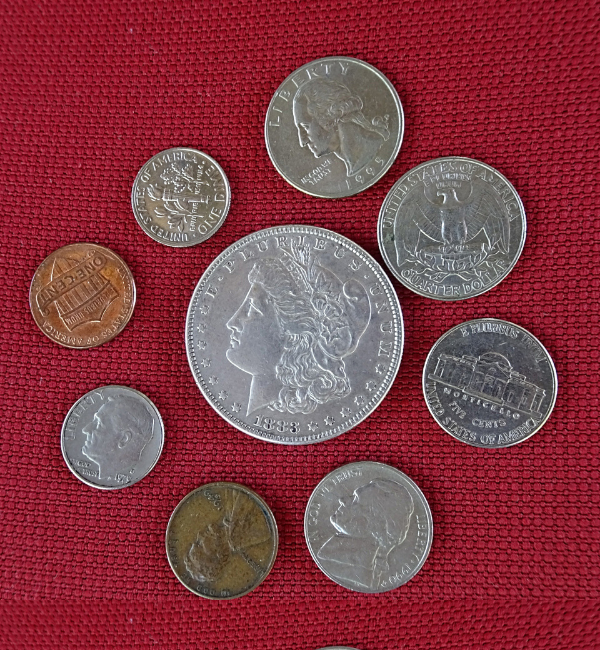
//> input picture resources_opencv/images/CoinsA.png, 600 x 650 px; the run also reads 1 picture not shown here
$ ./CoinDetection   (built with g++ and OpenCV 4)
//> lines starting //> are read from the running program, lines starting //| are printed output that depends on the picture; after the words box and inside, x2 and y2 are one past the last pixel; in counts of white or black regions, pixels touching at a corner belong together
### LearnOpenCV_course/Image_Analysis/dataPath.h

#include<string>
std::string DATA_PATH = "../resources_opencv";

### LearnOpenCV_course/Image_Analysis/CoinDetection.cpp
// Coin Detection Assignment
#include <iostream>
#include <opencv2/opencv.hpp>
#include <opencv2/core.hpp>
#include <opencv2/imgproc.hpp>
#include "dataPath.h"

using namespace std;
using namespace cv;

void displayImage (const Mat& image, const std::string& name = "Image", bool clear = true, bool scale_down = false)
{
    auto imageCopy = image.clone ();
    if (scale_down) {
        resize (image, imageCopy, Size{}, 0.5, 0.5, INTER_AREA);
    }
    imshow (name, imageCopy);
    waitKey (0);
    if (clear) destroyAllWindows ();
}

Mat displayConnectedComponents (Mat& im)
{
    // Сделать копию изображения
    Mat imLabels = im.clone ();

    // Сначала найдем минимальное и максимальное значения в imLabels
    Point minLoc, maxLoc;
    double min, max;

    // Следующая строка находит минимальное и максимальное значения пикселей
    // и их расположение на изображении.
    minMaxLoc (imLabels, &min, &max, &minLoc, &maxLoc);

    // Нормализуем изображение так, чтобы минимальное значение было равно 0, а максимальное — 255.
    imLabels = 255 * (imLabels - min) / (max - min);
    // Преобразовать изображение в 8-битное
    imLabels.convertTo (imLabels, CV_8U);

    // Применить цветовую карту
    Mat imColorMap;
    applyColorMap (imLabels, imColorMap, COLORMAP_JET);

    return imColorMap;
}

int main ()
{

    string imagePath = DATA_PATH + "/images/CoinsA.png";
    // Прочитать изображение
    // Сохраните его в переменной image
    Mat image     = imread (imagePath);
//> image is the input picture: 650 rows x 600 cols, CV_8UC3; mean B, G, R 68.8, 59.3, 131.9
    Mat imageCopy = image.clone ();

    //	displayImage(image, "Source");

    // Преобразовать изображение в оттенки серого
    // Сохраните его в переменной imageGray
    Mat imageGray;
    cvtColor (imageCopy, imageGray, COLOR_RGB2GRAY);
    //	displayImage(imageGray);

    // Разделить ячейку на каналы
    // Сохранять их в переменных image, image, image
    Mat bands [3];
    Mat imageB, imageG, imageR;
    split (imageCopy, bands);
    imageB = bands [0];
    imageG = bands [1];
    imageR = bands [2];

    //	displayImage(imageB, "Blue");
    //	displayImage(imageG, "Green");
    //	displayImage(imageR, "Red");

    // Пороговое значение
    Mat dst;
    threshold (imageGray, dst, 35, 255, THRESH_BINARY_INV);
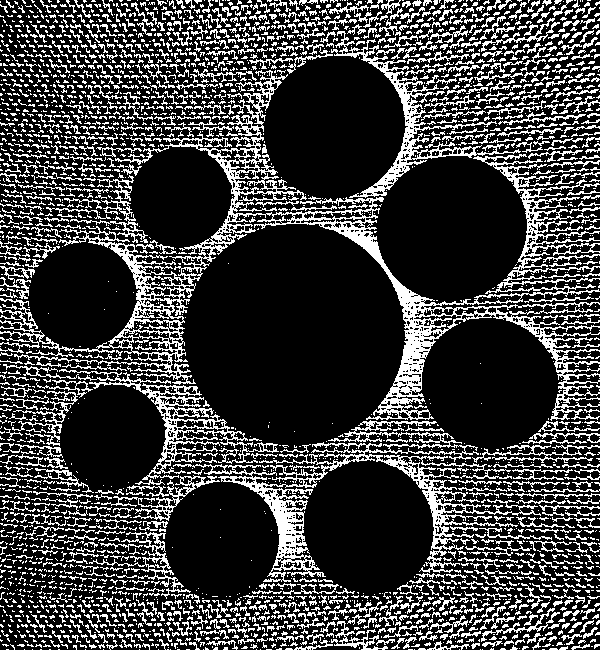
//> dst: 650 rows x 600 cols, CV_8UC1; 24.2% white in thin lines or dots

    // Измените по мере необходимости
    //	displayImage(dst, "Thresholded");
    // Морфологических операций
    Mat imageDilated, imageEroded;
    // Получить структурный элемент/ядро, которое будет использоваться для расширения
    Mat element  = getStructuringElement (MORPH_ELLIPSE, { 5, 5 });
    Mat element2 = getStructuringElement (MORPH_ELLIPSE, { 3, 3 });
    morphologyEx (dst, imageDilated, MORPH_DILATE, element2, Point{ -1, -1 }, 5);
//> imageDilated: 650 rows x 600 cols, CV_8UC1; 69.8% white; 10 black regions (1 under 20 px), largest, box (x1, y1, x2, y2) and area: (186, 229, 401, 443) 35136, (379, 161, 522, 298) 15165, (267, 60, 401, 196) 13957
    morphologyEx (imageDilated, imageDilated, MORPH_ERODE, element2, Point{ -1, -1 }, 7);
//> imageDilated: 650 rows x 600 cols, CV_8UC1; 63.5% white; 9 black regions, largest, box (x1, y1, x2, y2) and area: (179, 154, 529, 450) 57799, (260, 53, 408, 203) 16722, (418, 315, 562, 455) 14826
    morphologyEx (imageDilated, imageEroded, MORPH_DILATE, element, Point{ -1, -1 }, 4);
//> imageEroded: 650 rows x 600 cols, CV_8UC1; 71.4% white; 9 black regions, largest, box (x1, y1, x2, y2) and area: (190, 230, 399, 441) 34022, (383, 162, 521, 297) 14276, (270, 61, 399, 194) 13098

    //	displayImage(imageEroded, "Morphed", false);

    // Настройка параметров SimpleBlobDetector.
    SimpleBlobDetector::Params params;

    params.blobColor = 0;

    params.minDistBetweenBlobs = 2;

    // Фильтр по области
    params.filterByArea = false;

    // Фильтр по кругообразности
    params.filterByCircularity = true;
    params.minCircularity      = 0.8;

    // Фильтр по выпуклости
    params.filterByConvexity = true;
    params.minConvexity      = 0.8;

    // Фильтр по инерции
    params.filterByInertia = true;
    params.minInertiaRatio = 0.8;

    // Настраиваем детектор с параметрами
    Ptr<SimpleBlobDetector> detector = SimpleBlobDetector::create (params);

    // Обнаружение пятен
    std::vector<KeyPoint> keypoints;
    detector->detect (imageEroded, keypoints);
//> keypoints = 9 keypoints; (x, y, size): (294, 334, 208.6), (451, 228, 136), (334, 127, 130.5), (490, 383, 121.9), (368, 527, 119.9), (221, 540, 102.4), (82, 295, 95.1), (112, 437, 92.5), (180, 197, 88.7)
    // Распечатать количество обнаруженных монет
    std::cout << "Blob Detector detected " << keypoints.size () << " points" << std::endl;
//| Blob Detector detected 9 points

    // Маркируем монеты, используя концепции аннотаций изображений, которые мы изучили до сих пор

    std::for_each (keypoints.begin (), keypoints.end (), [&imageCopy] (KeyPoint& point) {
        int radius      = point.size / 2;
        double diameter = point.size;
        circle (imageCopy, point.pt, radius, Scalar{ 0, 255, 0 }, 2);
        circle (imageCopy, point.pt, 1, Scalar{ 255, 0, 0 }, 2);
    });
//> imageCopy: 650 rows x 600 cols, CV_8UC3; 2.68% of pixels changed, all inside (x1, y1, x2, y2) = (34, 61, 552, 593)
    //	displayImage(imageCopy);
    //  displayImage(imageEroded);
    // Найти связанные компоненты
    Mat components;
    Mat inverted;
    bitwise_not (imageEroded, inverted);
//> inverted: 650 rows x 600 cols, CV_8UC1; 28.6% white; 9 white regions
    int n_components = connectedComponents (inverted, components);
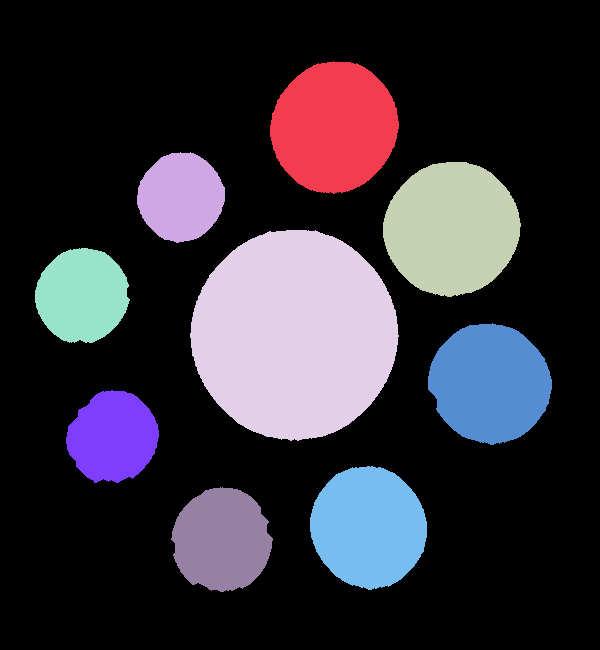
//> components: 650 rows x 600 cols, CV_32SC1; 10 distinct labels, from 0 to 9; one colour per label, 0 black
//> n_components = 10
    std::cout << "Connected Components = " << n_components << std::endl;
//| Connected Components = 10

    // Используйте функцию displayConnectedComponents, указанную выше
    Mat colorMap = displayConnectedComponents (components);
//> in displayConnectedComponents, `minMaxLoc (imLabels, &min, &max, &minLoc, &maxLoc);`: min = 0; max = 9; minLoc = Point(0, 0); maxLoc = Point(220, 487)

    //	displayImage(colorMap);

    std::vector<std::vector<cv::Point>> contours;
    std::vector<Vec4i> hierarchy;
    // Распечатать количество найденных контуров
    findContours (imageEroded, contours, hierarchy, RETR_LIST, CHAIN_APPROX_SIMPLE);
//> contours = 10 contours; largest, box (x1, y1, x2, y2) and area: (0, 0, 600, 650) 388751, (189, 229, 400, 442) 34314, (382, 161, 522, 298) 14464, (269, 60, 400, 195) 13278, (427, 322, 553, 446) 11572
    std::cout << "Found " << contours.size () << " contours" << std::endl;
//| Found 10 contours

    // Нарисовать все контуры
    imageCopy = image.clone ();
    drawContours (imageCopy, contours, -1, Scalar{ 0, 255, 0 }, 2);
    // Удалить внутренние контуры
    // Отобразить результат
    imageCopy = image.clone ();
    drawContours (imageCopy, contours, 9, Scalar{ 0, 255, 0 }, 3);
    //  displayImage(imageCopy, "Contours");

    // Печать области и периметра всех контуров
    for (uint32_t i = 0; i < contours.size (); i++) {
        float area = contourArea (contours [i]);
        std::cout << "Area of Contour #" << i << " = " << area << std::endl;
    }
//> this loop made 10 passes
//> area on passes 1 to 8: 8231, 11265.5, 6597, 11572.5, 7062.5, 34314, 14464.5, 6154.5
//> (printed output is left out)
    auto maxPos = std::max_element (contours.begin (), contours.end (), [] (auto& a, auto& b) {
        return contourArea (a) < contourArea (b);
    });
    // Распечатать максимальную площадь контура
    std::cout << "Max Area is " << contourArea (*maxPos) << std::endl;
//| Max Area is 388751
    // Удалить этот контур и построить другие
    contours.erase (maxPos);
//> contours = 9 contours; largest, box (x1, y1, x2, y2) and area: (189, 229, 400, 442) 34314, (382, 161, 522, 298) 14464, (269, 60, 400, 195) 13278, (427, 322, 553, 446) 11572, (309, 465, 428, 591) 11266
    imageCopy = image.clone ();
    drawContours (imageCopy, contours, -1, Scalar{ 0, 255, 0 }, 3);
    //  displayImage(imageCopy, "Contours filtered");
    // Разместите круги на монетах
    imageCopy = image.clone ();
    for (uint32_t i = 0; i < contours.size (); i++) {
        Point2f center;
        float radius;
        minEnclosingCircle (contours [i], center, radius);
        circle (imageCopy, center, radius, Scalar (0, 255, 0), 2);
    }
//> this loop made 9 passes
//> (center, radius) on passes 1 to 8: (Point(220.8, 539.4), 53.93), (Point(368.6, 526.9), 63.14), (Point(112.5, 437.5), 49.12), (Point(489.5, 382.9), 62.84), (Point(82.92, 295.7), 49.45), (Point(294.3, 334), 107.1), (Point(451.4, 229.2), 69.86), (Point(181.2, 196.7), 46.57)
//> imageCopy: 650 rows x 600 cols, CV_8UC3; 2.7% of pixels changed, all inside (x1, y1, x2, y2) = (33, 57, 553, 594)

    //  displayImage(imageCopy);
    /*CoinsB
     */
    // Путь к изображению
    imagePath = DATA_PATH + "/images/CoinsB.png";
    // Прочитать изображение
    // Сохраните его в переменной image
    image     = imread (imagePath);
    imageCopy = image.clone ();

    // Преобразовать изображение в оттенки серого
    // Сохраните его в переменной imageGray

    cvtColor (imageCopy, imageGray, COLOR_RGB2GRAY);
//> imageGray: 2160 rows x 3840 cols, CV_8UC1

    //	displayImage(imageGray);
    split (imageCopy, bands);
//> bands[0]: 2160 rows x 3840 cols, CV_8UC1
//> bands[1]: 2160 rows x 3840 cols, CV_8UC1
//> bands[2]: 2160 rows x 3840 cols, CV_8UC1
    imageB = bands [0];
    imageG = bands [1];
    imageR = bands [2];

    //	displayImage(imageB);
    //	displayImage(imageG);
    //	displayImage(imageR);

    threshold (imageB, dst, 127, 255, THRESH_BINARY);
//> dst: 2160 rows x 3840 cols, CV_8UC1; 78.4% white; 1078 black regions (1005 under 20 px), largest, box (x1, y1, x2, y2) and area: (1716, 1213, 2248, 1773) 221794, (306, 1149, 845, 1698) 209447, (970, 1182, 1503, 1716) 208183
    //	displayImage(dst, "DstB", true, true);

    // Морфологических операций
    element2 = getStructuringElement (MORPH_ELLIPSE, Size{ 11, 11 });
    morphologyEx (dst, imageDilated, MORPH_OPEN, element2, Point{ -1, -1 }, 1);
//> imageDilated: 2160 rows x 3840 cols, CV_8UC1; 78.1% white; 722 black regions (662 under 20 px), largest, box (x1, y1, x2, y2) and area: (1708, 1213, 2249, 1778) 224362, (306, 1149, 845, 1699) 211323, (970, 1177, 1503, 1723) 211170
    morphologyEx (imageDilated, imageEroded, MORPH_CLOSE, element2, Point{ -1, -1 }, 2);
//> imageEroded: 2160 rows x 3840 cols, CV_8UC1; 78.2% white; 10 black regions, largest, box (x1, y1, x2, y2) and area: (1716, 1213, 2244, 1773) 223489, (306, 1149, 838, 1692) 210571, (970, 1180, 1498, 1719) 210507
    morphologyEx (imageEroded, imageEroded, MORPH_ERODE, element2, Point{ -1, -1 }, 12);
    morphologyEx (imageEroded, imageEroded, MORPH_DILATE, element2, Point{ -1, -1 }, 6);
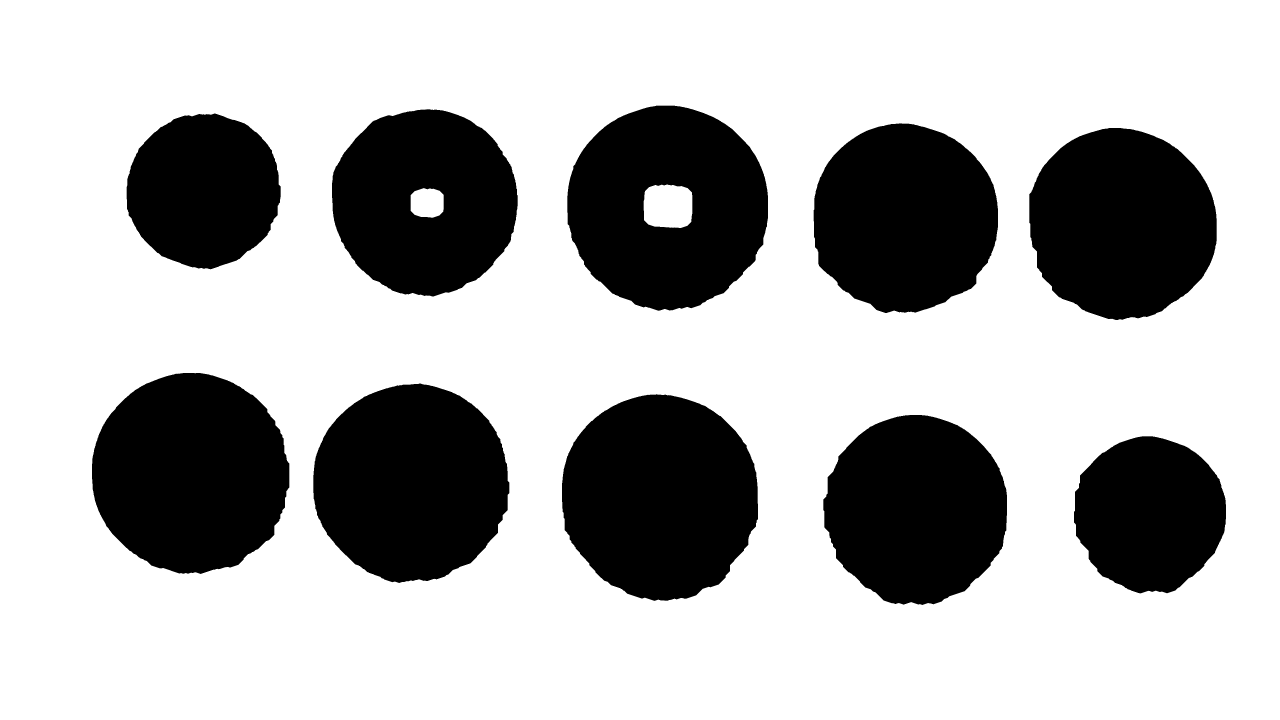
//> imageEroded: 2160 rows x 3840 cols, CV_8UC1 (shown at 1/3 size); 70.7% white; 10 black regions, largest, box (x1, y1, x2, y2) and area: (1686, 1183, 2274, 1803) 286293, (276, 1119, 868, 1722) 279946, (940, 1150, 1528, 1749) 274003
    displayImage (imageDilated, "Dilated", false, true);
    displayImage (imageEroded, "Eroded", true, true);
    // Настройка параметров SimpleBlobDetector.

    params.blobColor = 0;

    params.minDistBetweenBlobs = 2;

    // Фильтр по области
    params.filterByArea = false;

    // Фильтр по кругообразности
    params.filterByCircularity = true;
    params.minCircularity      = 0.8;

    // Фильтр по выпуклости
    params.filterByConvexity = true;
    params.minConvexity      = 0.8;

    // Фильтр по инерции
    params.filterByInertia = true;
    params.minInertiaRatio = 0.8;

    // Set up detector with params
    detector = SimpleBlobDetector::create (params);

    // Обнаружение пятен
    detector->detect (imageEroded, keypoints);
//> keypoints = 8 keypoints; (x, y, size): (1979, 1490, 604.3), (572, 1420, 598), (1233, 1448, 591.6), (3365, 671, 570.7), (2714, 654, 563.3), (2748, 1528, 558.6), (611, 571, 462.9), (3449, 1542, 460.5)
    // Распечатать количество обнаруженных монет
    std::cout << "Num Coins Detected = " << keypoints.size () << std::endl;
//| Num Coins Detected = 8

    // Маркируем монеты, используя концепции аннотаций изображений, которые мы изучили до сих пор
    for (auto& point : keypoints) {
        int radius = point.size / 2;
        circle (imageCopy, point.pt, radius, Scalar{ 0, 255, 0 }, 2);
        circle (imageCopy, point.pt, 1, Scalar{ 255, 0, 0 }, 2);
    }
//> this loop made 8 passes
//> (point, radius) on passes 1 to 8: (keypoint at (3448.8, 1541.6), size 460.5, 230), (keypoint at (2748, 1528), size 558.6, 279), (keypoint at (1979.4, 1490.1), size 604.3, 302), (keypoint at (1233.3, 1448.3), size 591.6, 295), (keypoint at (571.9, 1419.8), size 598, 299), (keypoint at (3365.3, 670.7), size 570.7, 285), (keypoint at (2713.6, 654.1), size 563.3, 281), (keypoint at (610.7, 571.3), size 462.9, 231)
//> imageCopy: 2160 rows x 3840 cols, CV_8UC3
    displayImage (imageCopy, "Annotated", true, true);

    bitwise_not (imageEroded, inverted);
//> inverted: 2160 rows x 3840 cols, CV_8UC1; 29.3% white; 10 white regions
    n_components = connectedComponents (inverted, components);
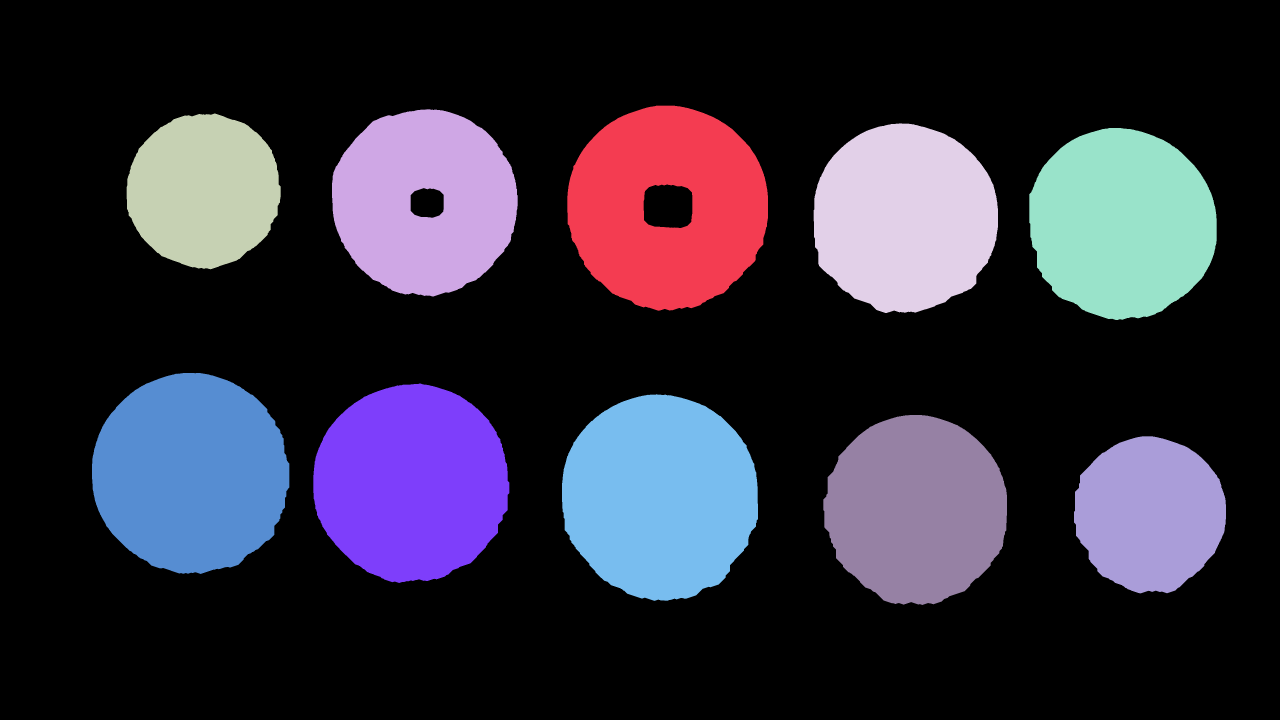
//> components: 2160 rows x 3840 cols, CV_32SC1 (shown at 1/3 size); 11 distinct labels, from 0 to 10; one colour per label, 0 black
//> n_components = 11
    std::cout << "Num of connected Components = " << n_components << std::endl;
//| Num of connected Components = 11

    colorMap = displayConnectedComponents (components);
//> in displayConnectedComponents (call 2), `minMaxLoc (imLabels, &min, &max, &minLoc, &maxLoc);`: max = 10; maxLoc = Point(3425, 1309)
//> in displayConnectedComponents (call 2), `applyColorMap (imLabels, imColorMap, COLORMAP_JET);`:
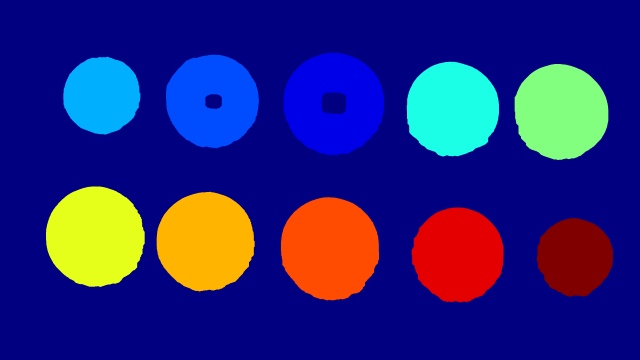
//> imColorMap: 2160 rows x 3840 cols, CV_8UC3 (shown at 1/6 size); mean B, G, R 122.2, 38.4, 39
    displayImage (colorMap, "components", true, true);
    // Найти все контуры на изображении
    findContours (imageEroded, contours, hierarchy, RETR_LIST, CHAIN_APPROX_SIMPLE);
//> contours = 13 contours; largest, box (x1, y1, x2, y2) and area: (0, 0, 3840, 2160) 8288401, (1701, 316, 2305, 933) 291307, (1685, 1182, 2275, 1804) 287151, (275, 1118, 869, 1723) 280796, (939, 1149, 1529, 1750) 274838

    // Распечатать количество найденных контуров
    std::cout << "Number of contours = " << contours.size () << std::endl;
//| Number of contours = 13

    // Нарисовать все контуры
    imageCopy = image.clone ();
    drawContours (imageCopy, contours, -1, Scalar{ 255, 0, 0 }, 3, LINE_AA);
//> imageCopy: 2160 rows x 3840 cols, CV_8UC3
    displayImage (imageCopy, "contours", true, true);

    // Удалить внутренние контуры
    // Отобразить результат
    std::sort (contours.begin (), contours.end (), [] (auto& a, auto& b) {
        return contourArea (a) > contourArea (b);
    });
    contours.pop_back ();
//> contours = 12 contours; largest, box (x1, y1, x2, y2) and area: (0, 0, 3840, 2160) 8288401, (1701, 316, 2305, 933) 291307, (1685, 1182, 2275, 1804) 287151, (275, 1118, 869, 1723) 280796, (939, 1149, 1529, 1750) 274838
    contours.pop_back ();
//> contours = 11 contours; largest, box (x1, y1, x2, y2) and area: (0, 0, 3840, 2160) 8288401, (1701, 316, 2305, 933) 291307, (1685, 1182, 2275, 1804) 287151, (275, 1118, 869, 1723) 280796, (939, 1149, 1529, 1750) 274838
    imageCopy = image.clone ();
    drawContours (imageCopy, contours, -1, Scalar{ 255, 0, 0 }, 3, LINE_AA);
//> imageCopy: 2160 rows x 3840 cols, CV_8UC3
    displayImage (imageCopy, "contours filtered", true, true);
    // Печать области и периметра всех контуров
    for (uint32_t i = 0; i < contours.size (); i++) {
        float area      = contourArea (contours [i]);
        float perimeter = arcLength (contours [i], true);
        std::cout << "Area of Contour #" << i << " = " << area << " Perimeter = " << perimeter << std::endl;
    }
//> this loop made 11 passes
//> (area, perimeter) on passes 1 to 8: (8288401, 11996), (291307, 2034.2), (287151, 2024.5), (280795.5, 2004.6), (274838, 1976.9), (255302.5, 1900.3), (249615.5, 1889.1), (245662, 1870.3)
//> (printed output is left out)
    maxPos = std::max_element (contours.begin (), contours.end (), [] (auto& a, auto& b) {
        return contourArea (a) < contourArea (b);
    });
    // Распечатать максимальную площадь контура
    std::cout << "Max Area is " << contourArea (*maxPos) << std::endl;
//| Max Area is 8.2884e+06
    // Удалить этот контур и построить другие
    contours.erase (maxPos);
//> contours = 10 contours; largest, box (x1, y1, x2, y2) and area: (1701, 316, 2305, 933) 291307, (1685, 1182, 2275, 1804) 287151, (275, 1118, 869, 1723) 280796, (939, 1149, 1529, 1750) 274838, (3087, 383, 3651, 961) 255302
    imageCopy = image.clone ();
    drawContours (imageCopy, contours, -1, Scalar{ 255, 0, 0 }, 3, LINE_AA);
//> imageCopy: 2160 rows x 3840 cols, CV_8UC3
    displayImage (imageCopy, "contours Filtered", true, true);
//> in displayImage (call 7), `resize (image, imageCopy, Size{}, 0.5, 0.5, INTER_AREA);`:
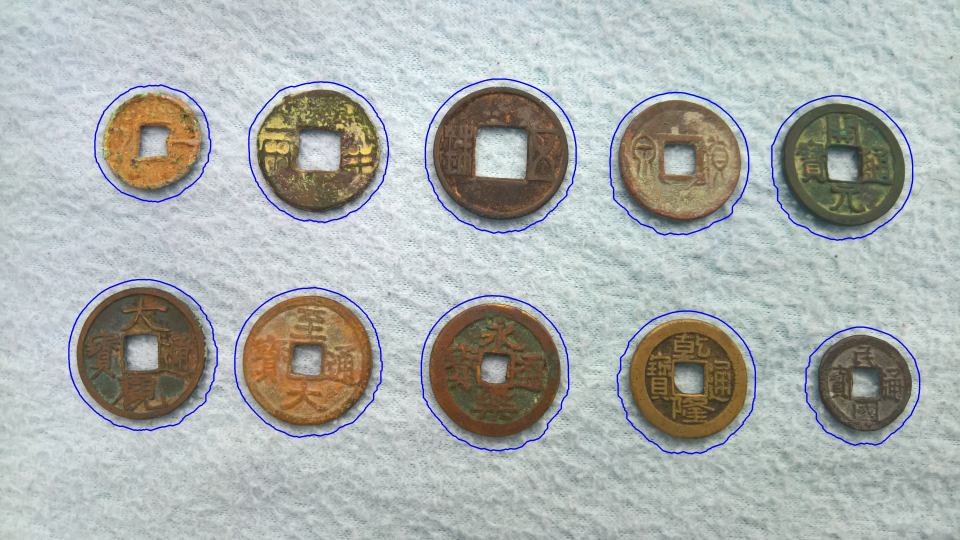
//> imageCopy: 1080 rows x 1920 cols, CV_8UC3 (shown at 1/2 size); mean B, G, R 172.3, 175.1, 170.8

    // Remove contours
    ///
    /// YOUR CODE HERE
    ///

    // Draw revised contours
    ///
    /// YOUR CODE HERE
    ///

    // Разместите круги на монетах
    imageCopy = image.clone ();
    for (uint32_t i = 0; i < contours.size (); i++) {
        Point2f center;
        float radius;
        minEnclosingCircle (contours [i], center, radius);
        circle (imageCopy, center, radius, Scalar (0, 255, 0), 5);
    }
    displayImage (imageCopy, "Final", true, true);

    return 0;
}
